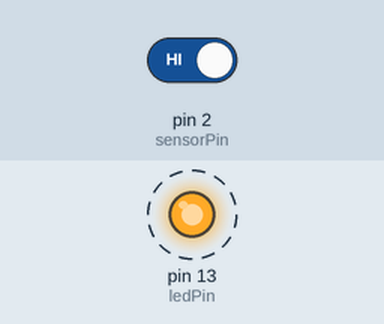
Recording of a sketch running on a simulated Arduino Uno, built with avr-gcc and run on an emulated ATmega328P. Parts: output pins drawn as LEDs (lit = HIGH). Dashed ring = blinking. The test bench sets the inputs (shaded band); at power-on: pin 2 (sensorPin) HIGH.

Above: at 0.9 s.
1.3 s: pin 2 (sensorPin) driven LOW
At 1.3 s:
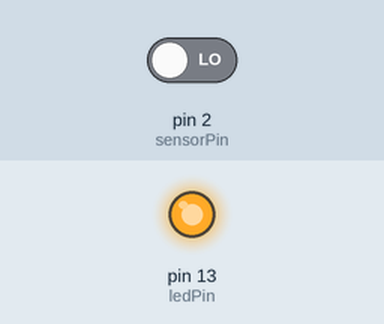
2.8 s: pin 2 (sensorPin) driven HIGH
At 2.9 s:
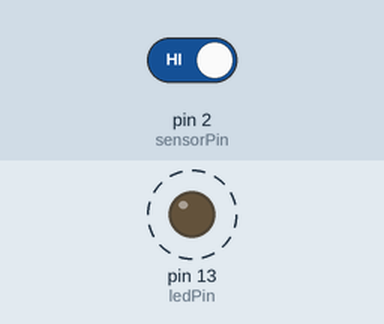
Timing chart, 0 to 11.8 s (numbered marks = the images above; inputs shaded):
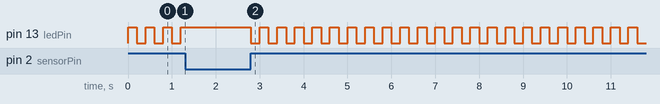

Measured:
- after the input at 1.3 s, pin 13 (ledPin): stops changing and stays HIGH
- after the input at 2.8 s, pin 13 (ledPin): alternates HIGH for 0.20 s and LOW for 0.20 s, starting at once
- by itself, pin 13 (ledPin): alternates HIGH for 0.20 s and LOW for 0.20 s

The sketch:

ENCENDER_LED_SENSOR_KY-037.ino
```cpp
/*
Hecho por DRDG_1
Fecha: 27/12/2022
*/

int ledPin = 13;    // pin del led
int sensorPin = 2;  // pin del sensor

void setup() {
  // put your setup code here, to run once:
  pinMode(ledPin, OUTPUT); // Declaramos el pin del LED como una salida
  pinMode(sensorPin, INPUT); // Decalramos el pin del sensor como una entrada
  digitalWrite(ledPin, LOW); // Apagamos el led desde que carga el programa
}

void loop() {
  // put your main code here, to run repeatedly:
  while (digitalRead(sensorPin) == LOW); // mientras el sensor detecte algo

  digitalWrite(ledPin, !digitalRead(ledPin)); // se enciende el led con "!" y cambia el estado del led a encendido
  delay(200); // se espera 200 milisegundos
}
```
